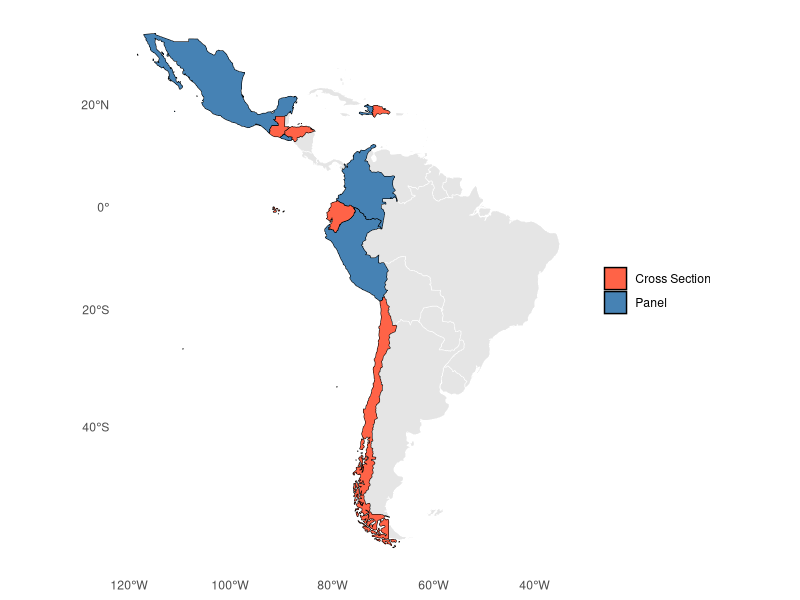

This chart was generated by the following R code:
# ----------------------------------------------------------------------------*

# Shocks LatAm
# Julian Arteaga
# 2025

# ----------------------------------------------------------------------------*

# Map of countries with available household surveys

# ---------------------------
# Load required packages
library(sf)
library(rnaturalearth)
library(ggplot2)
library(dplyr)
library(here)

here()

# Get world countries data
world <- ne_countries(scale = "medium", returnclass = "sf")

# Define countries of interest
group1 <- c("Colombia", "Mexico", "Peru", 
            "El Salvador", "Haiti")
group2 <- c("Ecuador", "Chile", "Dominican Rep.", "Honduras", "Guatemala")

# Create a new column indicating the group
world <- world %>%
  mutate(highlight = case_when(
    name %in% group1 ~ "Panel",
    name %in% group2 ~ "Cross Section",
    TRUE ~ NA_character_
  ))

# Filter to show only Latin America and Caribbean region
lac_countries <- world %>%
  filter(region_un == "Americas") %>%
  filter(subregion %in% c("South America", "Central America", "Caribbean"))

# Plot
g1 <- ggplot() +
  geom_sf(data = lac_countries, fill = "gray90", color = "white") +
  geom_sf(
    data = filter(world, highlight == "Panel"),
    aes(fill = highlight),
    color = "black"
  ) +
  geom_sf(
    data = filter(world, highlight == "Cross Section"),
    aes(fill = highlight),
    color = "black"
  ) +
  scale_fill_manual(
    values = c("Panel" = "steelblue", "Cross Section" = "tomato")
  ) +
  coord_sf(crs = "EPSG:3395") +
  theme_minimal() +
  theme(legend.title = element_blank(),
    	panel.grid.major = element_blank(),  # removes latitude/longitude lines
 	    panel.grid.minor = element_blank()
  )
  #+labs(title = "Household Surveys with Shock Module")

ggsave(here("out/surveys_by_country.png"), g1, dpi = 300)

# -------------------------------------------------------------------
